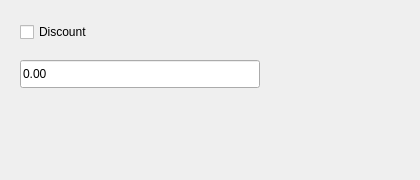
<?xml version="1.0" encoding="UTF-8"?>
<!-- SPDX-License-Identifier: MIT -->
<ui version="4.0">
 <class>EnabledBind</class>
 <widget class="QWidget" name="EnabledBind">
  <property name="geometry">
   <rect>
    <x>0</x>
    <y>0</y>
    <width>420</width>
    <height>180</height>
   </rect>
  </property>
  <property name="windowTitle">
   <string>Enabled when</string>
  </property>
  <widget class="QCheckBox" name="discountCheck">
   <property name="geometry">
    <rect>
     <x>20</x>
     <y>20</y>
     <width>180</width>
     <height>24</height>
    </rect>
   </property>
   <property name="text">
    <string>Discount</string>
   </property>
  </widget>
  <widget class="QLineEdit" name="amountEdit">
   <property name="cbcsEnabledWhen" stdset="0">
    <string notr="true">discountCheck</string>
   </property>
   <property name="cbcsBind" stdset="0">
    <string notr="true" comment="column">amount</string>
   </property>
   <property name="geometry">
    <rect>
     <x>20</x>
     <y>60</y>
     <width>240</width>
     <height>28</height>
    </rect>
   </property>
   <property name="text">
    <string>0.00</string>
   </property>
  </widget>
 </widget>
 <resources/>
 <connections/>
</ui>
